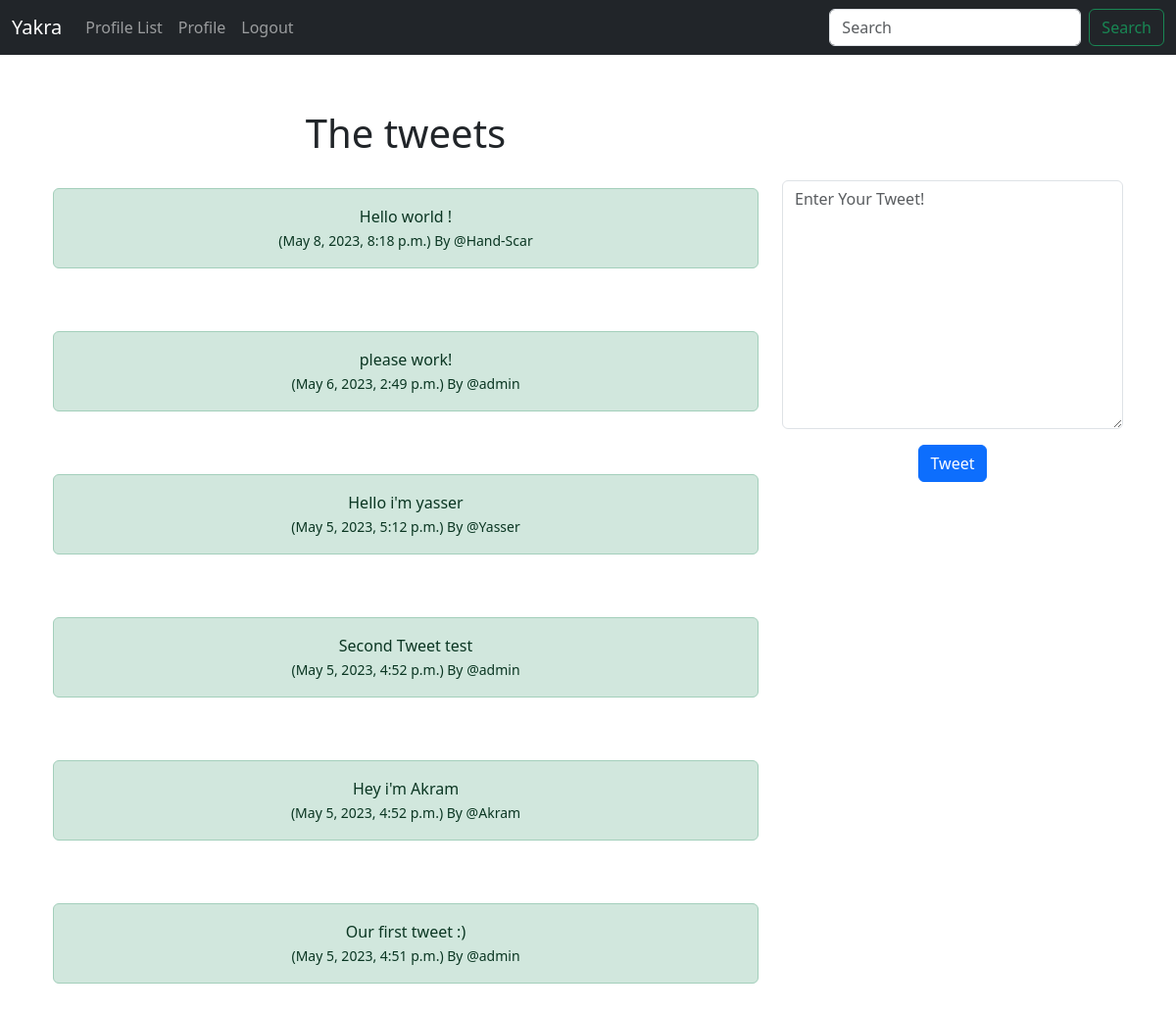
The app's page / (signed in) with its own data.
### Yakra/models.py (models this page shows, shortened)
class Tweet(models.Model):
    user = models.ForeignKey(
        User, related_name="tweets",
        on_delete=models.DO_NOTHING
    )
    body = models.CharField(max_length=200)
    created_at = models.DateTimeField(auto_now_add=True)

### Yakra/views.py (the view, shortened to what this page needs)
# urls.py: path('',views.home,name="home"),
def home(request):
 if request.user.is_authenticated:
    form = TweetForm(request.POST or None)
    tweets = Tweet.objects.all().order_by("-created_at")
    return render(request,'home.html',{"tweets":tweets, "form":form})
 else:
    tweets = Tweet.objects.all().order_by("-created_at")
    return render(request,'home.html',{"tweets":tweets})

### Yakra/forms.py
class TweetForm(forms.ModelForm):
    body = forms.CharField(required=True,
        widget=forms.widgets.Textarea(
             attrs={
                 "placeholder": "Enter Your Tweet!",
                 "class": "form-control",
             }
        ),
        label="",
    )
    class Meta:
        model = Tweet
        exclude = ("user",)

### Yakra/templates/home.html (shortened to what this page needs)
{% extends 'base.html' %}
{% block content %}
<div class="container text-center">
  <div class = "row">
      <div class="col-8">
<h1>The tweets</h1>
<br/>
{% for tweet in tweets %}
<div class="alert alert-success" role="alert">
    {{ tweet.body }} <br/>
    <small class ="text.muted">
      ({{tweet.created_at}}) By
      @{{tweet.user.username}}
    </small>
</div><br/><br/>
{% endfor %}
</div>
<div class="col-4">
                <br/><br/><br/>
{% if form %}
  <form method=POST>
    {{ form.as_p }}
    <button type="submit" class="btn btn-primary">Tweet</button>
  </form>
{% endif %}
</div>
{% endblock%}

### records on screen
Tweet: body "Hello world !", created_at "May 8, 2023, 8:18 p.m.", user.username "Hand-Scar"
Tweet: body "please work!", created_at "May 6, 2023, 2:49 p.m.", user.username "admin"
Tweet: body "Hello i'm yasser", created_at "May 5, 2023, 5:12 p.m.", user.username "Yasser"
Tweet: body "Second Tweet test", created_at "May 5, 2023, 4:52 p.m.", user.username "admin"
Tweet: body "Hey i'm Akram", created_at "May 5, 2023, 4:52 p.m.", user.username "Akram"
Tweet: body "Our first tweet :)", created_at "May 5, 2023, 4:51 p.m.", user.username "admin"
